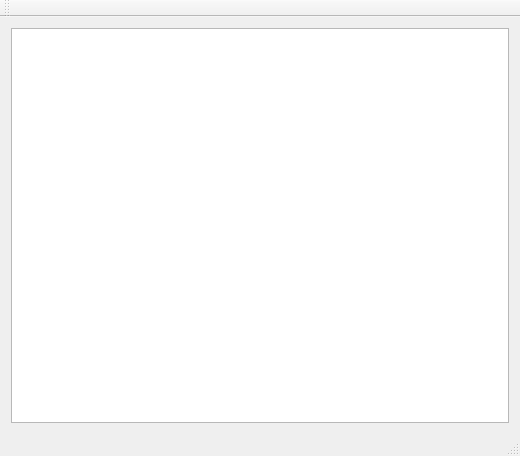
<?xml version="1.0" encoding="UTF-8"?>
<ui version="4.0">
 <class>MainWindow</class>
 <widget class="QMainWindow" name="MainWindow">
  <property name="geometry">
   <rect>
    <x>0</x>
    <y>0</y>
    <width>520</width>
    <height>456</height>
   </rect>
  </property>
  <property name="windowTitle">
   <string>MainWindow</string>
  </property>
  <widget class="QWidget" name="centralWidget">
   <layout class="QVBoxLayout" name="verticalLayout">
    <item>
     <widget class="QGraphicsView" name="graphicsView"/>
    </item>
   </layout>
  </widget>
  <widget class="QMenuBar" name="menuBar">
   <property name="geometry">
    <rect>
     <x>0</x>
     <y>0</y>
     <width>520</width>
     <height>26</height>
    </rect>
   </property>
  </widget>
  <widget class="QToolBar" name="mainToolBar">
   <attribute name="toolBarArea">
    <enum>TopToolBarArea</enum>
   </attribute>
   <attribute name="toolBarBreak">
    <bool>false</bool>
   </attribute>
  </widget>
  <widget class="QStatusBar" name="statusBar"/>
 </widget>
 <layoutdefault spacing="6" margin="11"/>
 <resources/>
 <connections/>
</ui>
